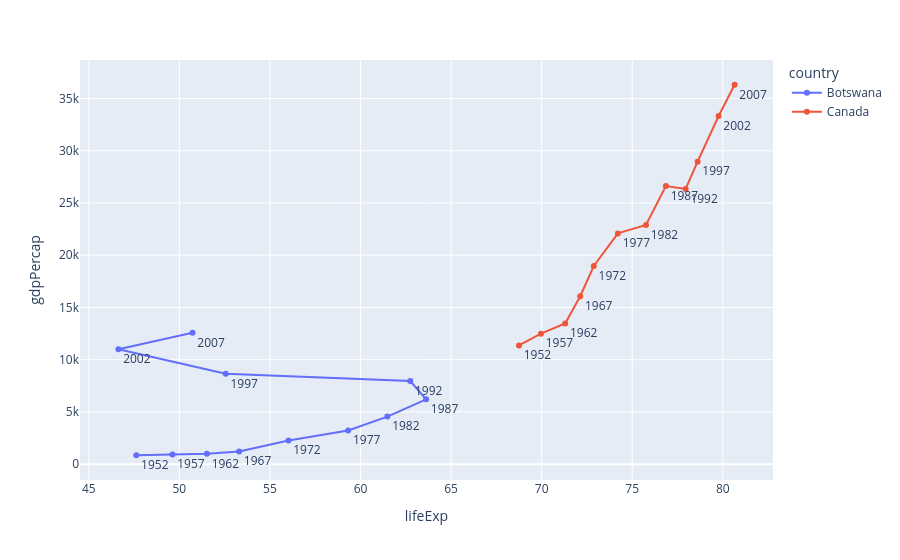

The notebook cell this image was saved under:
### Code cell
fig = px.line(
    data_frame= df,
    x ="lifeExp",
    y="gdpPercap",
    color = "country",
    text="year"
)
fig.update_traces(textposition = "bottom right")
fig.show()

### Figure 1 — Plotly figure (JSON) as saved in the notebook; plotly's stock layout.template omitted (floating-point values rounded to 4 significant figures)
{"data": [{"hovertemplate": "country=Botswana<br>lifeExp=%{x}<br>gdpPercap=%{y}<br>year=%{text}<extra></extra>", "legendgroup": "Botswana", "line": {"color": "#636efa", "dash": "solid"}, "marker": {"symbol": "circle"}, "mode": "lines+markers+text", "name": "Botswana", "orientation": "v", "showlegend": true, "text": [1952.0, 1957.0, 1962.0, 1967.0, 1972.0, 1977.0, 1982.0, 1987.0, 1992.0, 1997.0, 2002.0, 2007.0], "textposition": "bottom right", "type": "scatter", "x": [47.62, 49.62, 51.52, 53.3, 56.02, 59.32, 61.48, 63.62, 62.74, 52.56, 46.63, 50.73], "xaxis": "x", "y": [851.2, 918.2, 983.7, 1215.0, 2264.0, 3215.0, 4551.0, 6206.0, 7954.0, 8647.0, 11000.0, 12570.0], "yaxis": "y"}, {"hovertemplate": "country=Canada<br>lifeExp=%{x}<br>gdpPercap=%{y}<br>year=%{text}<extra></extra>", "legendgroup": "Canada", "line": {"color": "#EF553B", "dash": "solid"}, "marker": {"symbol": "circle"}, "mode": "lines+markers+text", "name": "Canada", "orientation": "v", "showlegend": true, "text": [1952.0, 1957.0, 1962.0, 1967.0, 1972.0, 1977.0, 1982.0, 1987.0, 1992.0, 1997.0, 2002.0, 2007.0], "textposition": "bottom right", "type": "scatter", "x": [68.75, 69.96, 71.3, 72.13, 72.88, 74.21, 75.76, 76.86, 77.95, 78.61, 79.77, 80.65], "xaxis": "x", "y": [11370.0, 12490.0, 13460.0, 16080.0, 18970.0, 22090.0, 22900.0, 26630.0, 26340.0, 28950.0, 33330.0, 36320.0], "yaxis": "y"}], "layout": {"legend": {"title": {"text": "country"}, "tracegroupgap": 0}, "margin": {"t": 60}, "xaxis": {"anchor": "y", "domain": [0, 1], "title": {"text": "lifeExp"}}, "yaxis": {"anchor": "x", "domain": [0, 1], "title": {"text": "gdpPercap"}}}}
